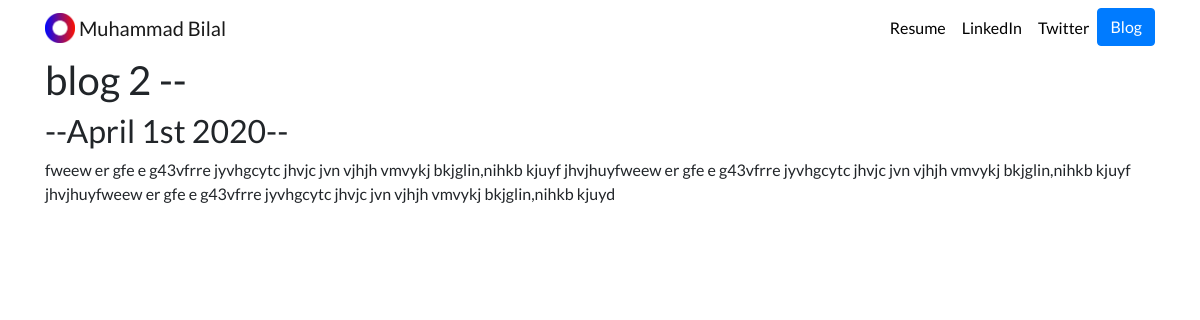
Page /blog/3/ on the committed database.
### blog_app/models.py (models this page shows, shortened)
class Blog(models.Model):
    title = models.CharField(max_length=200)
    description = models.TextField(max_length=250)
    date = models.DateField(default='None')

### blog_app/views.py (the view)
# urls.py: path('<int:blog_id>/', views.detail, name='detail'),
def detail(request,blog_id):
    blog = get_object_or_404(Blog,pk=blog_id)
    return render(request,'blog_app/detail.html',{'blog':blog})

### blog_app/templates/blog_app/detail.html
    {% extends 'portfolio_app/new_base.html' %}
    {% block myblockcontent %}
<h1> {{ blog.title }} </h1>
<h2>--{{ blog.date| date:'F jS Y' }}--</h2>
<p>{{ blog.description| safe  }}</p>
    {% endblock %}

### portfolio_app/static/portfolio_app/custom.css (style rules this page uses)
body { font-family: 'Lato', sans-serif; }

### rows in the picture
Blog: title "blog 2 --", date "April 1st 2020", description "fweew er gfe e g43vfrre jyvhgcytc jhvjc jvn vjhjh vmvykj bkjglin,nihkb kjuyf jhvjhuyfweew er gfe e g43vfrre jyvhgcytc jhvjc jvn vjhjh vmvykj bkjglin,nihkb kjuyf jhvjhuyfweew er gfe e g43vfrre jyvhgcytc jhvjc jvn vjhjh vmvykj bkjglin,nihkb kjuyd"
